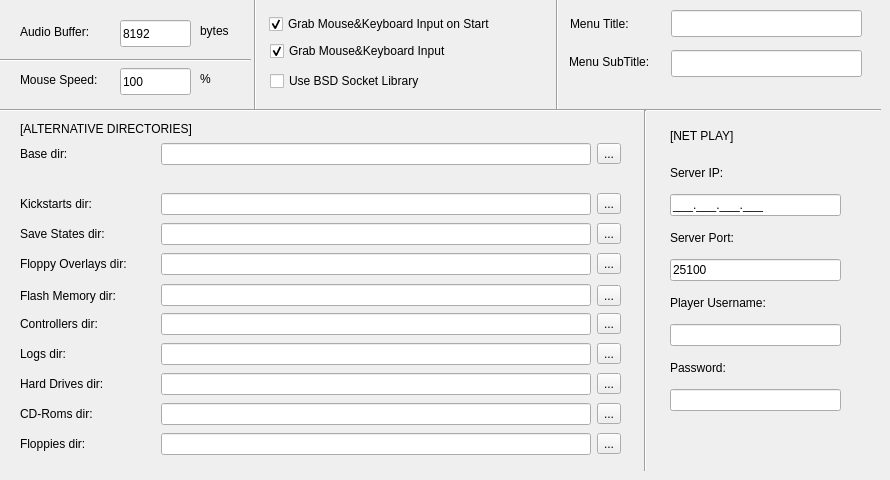
    <widget class="QWidget" name="miscMenu">
     <attribute name="icon">
      <iconset resource="ICO.qrc">
       <normaloff>:/Images/Images/config.png</normaloff>:/Images/Images/config.png</iconset>
     </attribute>
     <attribute name="title">
      <string>Misc</string>
     </attribute>
     <widget class="QLabel" name="bytesLabel">
      <property name="geometry">
       <rect>
        <x>200</x>
        <y>22</y>
        <width>41</width>
        <height>17</height>
       </rect>
      </property>
      <property name="text">
       <string>bytes</string>
      </property>
     </widget>
     <widget class="QLabel" name="audioBufferLabel">
      <property name="geometry">
       <rect>
        <x>20</x>
        <y>23</y>
        <width>101</width>
        <height>17</height>
       </rect>
      </property>
      <property name="text">
       <string>Audio Buffer:</string>
      </property>
     </widget>
     <widget class="QLineEdit" name="audioBufferLineEdit">
      <property name="geometry">
       <rect>
        <x>120</x>
        <y>20</y>
        <width>71</width>
        <height>27</height>
       </rect>
      </property>
      <property name="inputMethodHints">
       <set>Qt::ImhDigitsOnly</set>
      </property>
      <property name="text">
       <string>8192</string>
      </property>
     </widget>
     <widget class="QCheckBox" name="grabMouseCheckBox">
      <property name="geometry">
       <rect>
        <x>269</x>
        <y>13</y>
        <width>281</width>
        <height>22</height>
       </rect>
      </property>
      <property name="text">
       <string>Grab Mouse&amp;&amp;Keyboard Input on Start</string>
      </property>
      <property name="checked">
       <bool>true</bool>
      </property>
      <property name="tristate">
       <bool>false</bool>
      </property>
     </widget>
     <widget class="QCheckBox" name="useBSDCheckBox">
      <property name="geometry">
       <rect>
        <x>270</x>
        <y>70</y>
        <width>191</width>
        <height>22</height>
       </rect>
      </property>
      <property name="text">
       <string>Use BSD Socket Library</string>
      </property>
      <property name="checked">
       <bool>false</bool>
      </property>
      <property name="tristate">
       <bool>false</bool>
      </property>
     </widget>
     <widget class="QLabel" name="alternativeDirectoryLabel">
      <property name="geometry">
       <rect>
        <x>20</x>
        <y>120</y>
        <width>211</width>
        <height>17</height>
       </rect>
      </property>
      <property name="text">
       <string>[ALTERNATIVE DIRECTORIES]</string>
      </property>
     </widget>
     <widget class="QWidget" name="verticalLayoutWidget_45">
      <property name="geometry">
       <rect>
        <x>20</x>
        <y>187</y>
        <width>601</width>
        <height>34</height>
       </rect>
      </property>
      <layout class="QHBoxLayout" name="alternativeKickstartDirPanel">
       <item>
        <widget class="QLabel" name="alternativeKickstartDirLabel">
         <property name="sizePolicy">
          <sizepolicy hsizetype="Minimum" vsizetype="Preferred">
           <horstretch>0</horstretch>
           <verstretch>0</verstretch>
          </sizepolicy>
         </property>
         <property name="maximumSize">
          <size>
           <width>135</width>
           <height>16777215</height>
          </size>
         </property>
         <property name="text">
          <string>Kickstarts dir:</string>
         </property>
        </widget>
       </item>
       <item>
        <widget class="QLineEdit" name="alternativeKickstartDirLineEdit">
         <property name="sizePolicy">
          <sizepolicy hsizetype="Maximum" vsizetype="Fixed">
           <horstretch>0</horstretch>
           <verstretch>0</verstretch>
          </sizepolicy>
         </property>
         <property name="maximumSize">
          <size>
           <width>440</width>
           <height>16777215</height>
          </size>
         </property>
         <property name="text">
          <string/>
         </property>
         <property name="maxLength">
          <number>32000</number>
         </property>
         <property name="readOnly">
          <bool>true</bool>
         </property>
        </widget>
       </item>
       <item>
        <widget class="QToolButton" name="alternativeKickstartDirPushButton">
         <property name="toolTip">
          <string>Select a folder</string>
         </property>
         <property name="text">
          <string>...</string>
         </property>
         <property name="icon">
          <iconset resource="ICO.qrc">
           <normaloff>:/Images/Images/linguist-fileopen.png</normaloff>:/Images/Images/linguist-fileopen.png</iconset>
         </property>
        </widget>
       </item>
      </layout>
     </widget>
     <widget class="QWidget" name="verticalLayoutWidget_46">
      <property name="geometry">
       <rect>
        <x>20</x>
        <y>217</y>
        <width>601</width>
        <height>34</height>
       </rect>
      </property>
      <layout class="QHBoxLayout" name="alernativeSaveStatesDirPanel">
       <item>
        <widget class="QLabel" name="alernativeSaveStatesDirLabel">
         <property name="sizePolicy">
          <sizepolicy hsizetype="Minimum" vsizetype="Preferred">
           <horstretch>0</horstretch>
           <verstretch>0</verstretch>
          </sizepolicy>
         </property>
         <property name="maximumSize">
          <size>
           <width>135</width>
           <height>16777215</height>
          </size>
         </property>
         <property name="text">
          <string>Save States dir:</string>
         </property>
        </widget>
       </item>
       <item>
        <widget class="QLineEdit" name="alternativeSaveStatesDirLineEdit">
         <property name="sizePolicy">
          <sizepolicy hsizetype="Maximum" vsizetype="Fixed">
           <horstretch>0</horstretch>
           <verstretch>0</verstretch>
          </sizepolicy>
         </property>
         <property name="maximumSize">
          <size>
           <width>440</width>
           <height>16777215</height>
          </size>
         </property>
         <property name="text">
          <string/>
         </property>
         <property name="maxLength">
          <number>32000</number>
         </property>
         <property name="readOnly">
          <bool>true</bool>
         </property>
        </widget>
       </item>
       <item>
        <widget class="QToolButton" name="alernativeSaveStatesDirPushButton">
         <property name="toolTip">
          <string>Select a folder</string>
         </property>
         <property name="text">
          <string>...</string>
         </property>
         <property name="icon">
          <iconset resource="ICO.qrc">
           <normaloff>:/Images/Images/linguist-fileopen.png</normaloff>:/Images/Images/linguist-fileopen.png</iconset>
         </property>
        </widget>
       </item>
      </layout>
     </widget>
     <widget class="QWidget" name="verticalLayoutWidget_47">
      <property name="geometry">
       <rect>
        <x>20</x>
        <y>247</y>
        <width>601</width>
        <height>34</height>
       </rect>
      </property>
      <layout class="QHBoxLayout" name="alternativeFloppyOverlaysDirPanel">
       <item>
        <widget class="QLabel" name="alternativeFloppyOverlaysDirLabel">
         <property name="sizePolicy">
          <sizepolicy hsizetype="Minimum" vsizetype="Preferred">
           <horstretch>0</horstretch>
           <verstretch>0</verstretch>
          </sizepolicy>
         </property>
         <property name="maximumSize">
          <size>
           <width>135</width>
           <height>16777215</height>
          </size>
         </property>
         <property name="text">
          <string>Floppy Overlays dir:</string>
         </property>
        </widget>
       </item>
       <item>
        <widget class="QLineEdit" name="alternativeFloppyOverlaysDirLineEdit">
         <property name="sizePolicy">
          <sizepolicy hsizetype="Maximum" vsizetype="Fixed">
           <horstretch>0</horstretch>
           <verstretch>0</verstretch>
          </sizepolicy>
         </property>
         <property name="maximumSize">
          <size>
           <width>440</width>
           <height>16777215</height>
          </size>
         </property>
         <property name="text">
          <string/>
         </property>
         <property name="maxLength">
          <number>32000</number>
         </property>
         <property name="readOnly">
          <bool>true</bool>
         </property>
        </widget>
       </item>
       <item>
        <widget class="QToolButton" name="alternativeFloppyOverlaysDirPushButton">
         <property name="toolTip">
          <string>Select a folder</string>
         </property>
         <property name="text">
          <string>...</string>
         </property>
         <property name="icon">
          <iconset resource="ICO.qrc">
           <normaloff>:/Images/Images/linguist-fileopen.png</normaloff>:/Images/Images/linguist-fileopen.png</iconset>
         </property>
        </widget>
       </item>
      </layout>
     </widget>
     <widget class="QWidget" name="verticalLayoutWidget_48">
      <property name="geometry">
       <rect>
        <x>20</x>
        <y>280</y>
        <width>601</width>
        <height>31</height>
       </rect>
      </property>
      <layout class="QHBoxLayout" name="alternativeFlashMemoryDirPanel">
       <item>
        <widget class="QLabel" name="alternativeFlashMemoryDirLabel">
         <property name="sizePolicy">
          <sizepolicy hsizetype="Minimum" vsizetype="Preferred">
           <horstretch>0</horstretch>
           <verstretch>0</verstretch>
          </sizepolicy>
         </property>
         <property name="maximumSize">
          <size>
           <width>135</width>
           <height>16777215</height>
          </size>
         </property>
         <property name="text">
          <string>Flash Memory dir:</string>
         </property>
        </widget>
       </item>
       <item>
        <widget class="QLineEdit" name="alternativeFlashMemoryLineDirEdit">
         <property name="sizePolicy">
          <sizepolicy hsizetype="Maximum" vsizetype="Fixed">
           <horstretch>0</horstretch>
           <verstretch>0</verstretch>
          </sizepolicy>
         </property>
         <property name="maximumSize">
          <size>
           <width>440</width>
           <height>16777215</height>
          </size>
         </property>
         <property name="text">
          <string/>
         </property>
         <property name="maxLength">
          <number>32000</number>
         </property>
         <property name="readOnly">
          <bool>true</bool>
         </property>
        </widget>
       </item>
       <item>
        <widget class="QToolButton" name="alternativeFlashMemoryDirPushButton">
         <property name="toolTip">
          <string>Select a folder</string>
         </property>
         <property name="text">
          <string>...</string>
         </property>
         <property name="icon">
          <iconset resource="ICO.qrc">
           <normaloff>:/Images/Images/linguist-fileopen.png</normaloff>:/Images/Images/linguist-fileopen.png</iconset>
         </property>
        </widget>
       </item>
      </layout>
     </widget>
     <widget class="QWidget" name="verticalLayoutWidget_49">
      <property name="geometry">
       <rect>
        <x>20</x>
        <y>307</y>
        <width>601</width>
        <height>34</height>
       </rect>
      </property>
      <layout class="QHBoxLayout" name="alternativeControllersDirPanel">
       <item>
        <widget class="QLabel" name="alternativeControllersDirLabel">
         <property name="sizePolicy">
          <sizepolicy hsizetype="Minimum" vsizetype="Preferred">
           <horstretch>0</horstretch>
           <verstretch>0</verstretch>
          </sizepolicy>
         </property>
         <property name="maximumSize">
          <size>
           <width>135</width>
           <height>16777215</height>
          </size>
         </property>
         <property name="text">
          <string>Controllers dir:</string>
         </property>
        </widget>
       </item>
       <item>
        <widget class="QLineEdit" name="alternativeControllersDirLineEdit">
         <property name="sizePolicy">
          <sizepolicy hsizetype="Maximum" vsizetype="Fixed">
           <horstretch>0</horstretch>
           <verstretch>0</verstretch>
          </sizepolicy>
         </property>
         <property name="maximumSize">
          <size>
           <width>440</width>
           <height>16777215</height>
          </size>
         </property>
         <property name="text">
          <string/>
         </property>
         <property name="maxLength">
          <number>32000</number>
         </property>
         <property name="readOnly">
          <bool>true</bool>
         </property>
        </widget>
       </item>
       <item>
        <widget class="QToolButton" name="alternativeControllersDirPushButton">
         <property name="toolTip">
          <string>Select a folder</string>
         </property>
         <property name="text">
          <string>...</string>
         </property>
         <property name="icon">
          <iconset resource="ICO.qrc">
           <normaloff>:/Images/Images/linguist-fileopen.png</normaloff>:/Images/Images/linguist-fileopen.png</iconset>
         </property>
        </widget>
       </item>
      </layout>
     </widget>
     <widget class="QWidget" name="verticalLayoutWidget_50">
      <property name="geometry">
       <rect>
        <x>20</x>
        <y>337</y>
        <width>601</width>
        <height>34</height>
       </rect>
      </property>
      <layout class="QHBoxLayout" name="alternativeLogsDirPanel">
       <item>
        <widget class="QLabel" name="alternativeLogsDirLabel">
         <property name="sizePolicy">
          <sizepolicy hsizetype="Minimum" vsizetype="Preferred">
           <horstretch>0</horstretch>
           <verstretch>0</verstretch>
          </sizepolicy>
         </property>
         <property name="maximumSize">
          <size>
           <width>135</width>
           <height>16777215</height>
          </size>
         </property>
         <property name="text">
          <string>Logs dir:</string>
         </property>
        </widget>
       </item>
       <item>
        <widget class="QLineEdit" name="alternativeLogsDirLineEdit">
         <property name="sizePolicy">
          <sizepolicy hsizetype="Maximum" vsizetype="Fixed">
           <horstretch>0</horstretch>
           <verstretch>0</verstretch>
          </sizepolicy>
         </property>
         <property name="maximumSize">
          <size>
           <width>440</width>
           <height>16777215</height>
          </size>
         </property>
         <property name="text">
          <string/>
         </property>
         <property name="maxLength">
          <number>32000</number>
         </property>
         <property name="readOnly">
          <bool>true</bool>
         </property>
        </widget>
       </item>
       <item>
        <widget class="QToolButton" name="alternativeLogsDirPushButton">
         <property name="toolTip">
          <string>Select a folder</string>
         </property>
         <property name="text">
          <string>...</string>
         </property>
         <property name="icon">
          <iconset resource="ICO.qrc">
           <normaloff>:/Images/Images/linguist-fileopen.png</normaloff>:/Images/Images/linguist-fileopen.png</iconset>
         </property>
        </widget>
       </item>
      </layout>
     </widget>
     <widget class="QWidget" name="verticalLayoutWidget_51">
      <property name="geometry">
       <rect>
        <x>20</x>
        <y>367</y>
        <width>601</width>
        <height>34</height>
       </rect>
      </property>
      <layout class="QHBoxLayout" name="alternativeHardDrivesDirPanel">
       <item>
        <widget class="QLabel" name="alternativeHardDrivesDirLabel">
         <property name="sizePolicy">
          <sizepolicy hsizetype="Minimum" vsizetype="Preferred">
           <horstretch>0</horstretch>
           <verstretch>0</verstretch>
          </sizepolicy>
         </property>
         <property name="maximumSize">
          <size>
           <width>135</width>
           <height>16777215</height>
          </size>
         </property>
         <property name="text">
          <string>Hard Drives dir:</string>
         </property>
        </widget>
       </item>
       <item>
        <widget class="QLineEdit" name="alternativeHardDrivesDirLineEdit">
         <property name="sizePolicy">
          <sizepolicy hsizetype="Maximum" vsizetype="Fixed">
           <horstretch>0</horstretch>
           <verstretch>0</verstretch>
          </sizepolicy>
         </property>
         <property name="maximumSize">
          <size>
           <width>440</width>
           <height>16777215</height>
          </size>
         </property>
         <property name="text">
          <string/>
         </property>
         <property name="maxLength">
          <number>32000</number>
         </property>
         <property name="readOnly">
          <bool>true</bool>
         </property>
        </widget>
       </item>
       <item>
        <widget class="QToolButton" name="alternativeHardDrivesDirPushButton">
         <property name="toolTip">
          <string>Select a folder</string>
         </property>
         <property name="text">
          <string>...</string>
         </property>
         <property name="icon">
          <iconset resource="ICO.qrc">
           <normaloff>:/Images/Images/linguist-fileopen.png</normaloff>:/Images/Images/linguist-fileopen.png</iconset>
         </property>
        </widget>
       </item>
      </layout>
     </widget>
     <widget class="QWidget" name="verticalLayoutWidget_52">
      <property name="geometry">
       <rect>
        <x>20</x>
        <y>397</y>
        <width>601</width>
        <height>34</height>
       </rect>
      </property>
      <layout class="QHBoxLayout" name="alternativeCdromsDirPanel">
       <item>
        <widget class="QLabel" name="alternativeCdromsDirLabel">
         <property name="sizePolicy">
          <sizepolicy hsizetype="Minimum" vsizetype="Preferred">
           <horstretch>0</horstretch>
           <verstretch>0</verstretch>
          </sizepolicy>
         </property>
         <property name="maximumSize">
          <size>
           <width>135</width>
           <height>16777215</height>
          </size>
         </property>
         <property name="text">
          <string>CD-Roms dir:</string>
         </property>
        </widget>
       </item>
       <item>
        <widget class="QLineEdit" name="alternativeCdromsDirLineEdit">
         <property name="sizePolicy">
          <sizepolicy hsizetype="Maximum" vsizetype="Fixed">
           <horstretch>0</horstretch>
           <verstretch>0</verstretch>
          </sizepolicy>
         </property>
         <property name="maximumSize">
          <size>
           <width>440</width>
           <height>16777215</height>
          </size>
         </property>
         <property name="text">
          <string/>
         </property>
         <property name="maxLength">
          <number>32000</number>
         </property>
         <property name="readOnly">
          <bool>true</bool>
         </property>
        </widget>
       </item>
       <item>
        <widget class="QToolButton" name="alternativeCdromsDirPushButton">
         <property name="toolTip">
          <string>Select a folder</string>
         </property>
         <property name="text">
          <string>...</string>
         </property>
         <property name="icon">
          <iconset resource="ICO.qrc">
           <normaloff>:/Images/Images/linguist-fileopen.png</normaloff>:/Images/Images/linguist-fileopen.png</iconset>
         </property>
        </widget>
       </item>
      </layout>
     </widget>
     <widget class="QWidget" name="verticalLayoutWidget_53">
      <property name="geometry">
       <rect>
        <x>20</x>
        <y>427</y>
        <width>601</width>
        <height>34</height>
       </rect>
      </property>
      <layout class="QHBoxLayout" name="alternativeFloppiesDirPanel">
       <item>
        <widget class="QLabel" name="alternativeFloppiesDirLabel">
         <property name="sizePolicy">
          <sizepolicy hsizetype="Minimum" vsizetype="Preferred">
           <horstretch>0</horstretch>
           <verstretch>0</verstretch>
          </sizepolicy>
         </property>
         <property name="maximumSize">
          <size>
           <width>135</width>
           <height>16777215</height>
          </size>
         </property>
         <property name="text">
          <string>Floppies dir:</string>
         </property>
        </widget>
       </item>
       <item>
        <widget class="QLineEdit" name="alternativeFloppiesDirLineEdit">
         <property name="sizePolicy">
          <sizepolicy hsizetype="Maximum" vsizetype="Fixed">
           <horstretch>0</horstretch>
           <verstretch>0</verstretch>
          </sizepolicy>
         </property>
         <property name="maximumSize">
          <size>
           <width>440</width>
           <height>16777215</height>
          </size>
         </property>
         <property name="text">
          <string/>
         </property>
         <property name="maxLength">
          <number>32000</number>
         </property>
         <property name="readOnly">
          <bool>true</bool>
         </property>
        </widget>
       </item>
       <item>
        <widget class="QToolButton" name="alternativeFloppiesDirPushButton">
         <property name="toolTip">
          <string>Select a folder</string>
         </property>
         <property name="text">
          <string>...</string>
         </property>
         <property name="icon">
          <iconset resource="ICO.qrc">
           <normaloff>:/Images/Images/linguist-fileopen.png</normaloff>:/Images/Images/linguist-fileopen.png</iconset>
         </property>
        </widget>
       </item>
      </layout>
     </widget>
     <widget class="QLabel" name="menuTitleLabel">
      <property name="geometry">
       <rect>
        <x>570</x>
        <y>15</y>
        <width>101</width>
        <height>17</height>
       </rect>
      </property>
      <property name="text">
       <string>Menu Title:</string>
      </property>
     </widget>
     <widget class="QLineEdit" name="menuTitleLineEdit">
      <property name="geometry">
       <rect>
        <x>671</x>
        <y>10</y>
        <width>191</width>
        <height>27</height>
       </rect>
      </property>
      <property name="text">
       <string/>
      </property>
     </widget>
     <widget class="QLineEdit" name="menuSubtitleLineEdit">
      <property name="geometry">
       <rect>
        <x>671</x>
        <y>50</y>
        <width>191</width>
        <height>27</height>
       </rect>
      </property>
      <property name="text">
       <string/>
      </property>
     </widget>
     <widget class="QLabel" name="menuSubtitleLabel">
      <property name="geometry">
       <rect>
        <x>569</x>
        <y>53</y>
        <width>101</width>
        <height>17</height>
       </rect>
      </property>
      <property name="text">
       <string>Menu SubTitle:</string>
      </property>
     </widget>
     <widget class="QWidget" name="verticalLayoutWidget_54">
      <property name="geometry">
       <rect>
        <x>20</x>
        <y>137</y>
        <width>601</width>
        <height>34</height>
       </rect>
      </property>
      <layout class="QHBoxLayout" name="alternativeBaseDirPanel">
       <item>
        <widget class="QLabel" name="alternativeBaseDirLabel">
         <property name="sizePolicy">
          <sizepolicy hsizetype="Minimum" vsizetype="Preferred">
           <horstretch>0</horstretch>
           <verstretch>0</verstretch>
          </sizepolicy>
         </property>
         <property name="maximumSize">
          <size>
           <width>135</width>
           <height>16777215</height>
          </size>
         </property>
         <property name="text">
          <string>Base dir:</string>
         </property>
        </widget>
       </item>
       <item>
        <widget class="QLineEdit" name="alternativeBaseDirLineEdit">
         <property name="sizePolicy">
          <sizepolicy hsizetype="Maximum" vsizetype="Fixed">
           <horstretch>0</horstretch>
           <verstretch>0</verstretch>
          </sizepolicy>
         </property>
         <property name="maximumSize">
          <size>
           <width>440</width>
           <height>16777215</height>
          </size>
         </property>
         <property name="text">
          <string/>
         </property>
         <property name="maxLength">
          <number>32000</number>
         </property>
         <property name="readOnly">
          <bool>true</bool>
         </property>
        </widget>
       </item>
       <item>
        <widget class="QToolButton" name="alternativeBaseDirPushButton">
         <property name="toolTip">
          <string>Select a folder</string>
         </property>
         <property name="text">
          <string>...</string>
         </property>
         <property name="icon">
          <iconset resource="ICO.qrc">
           <normaloff>:/Images/Images/linguist-fileopen.png</normaloff>:/Images/Images/linguist-fileopen.png</iconset>
         </property>
        </widget>
       </item>
      </layout>
     </widget>
     <widget class="QWidget" name="layoutWidget14">
      <property name="geometry">
       <rect>
        <x>670</x>
        <y>120</y>
        <width>171</width>
        <height>291</height>
       </rect>
      </property>
      <layout class="QVBoxLayout" name="netPlayPanel">
       <item>
        <widget class="QLabel" name="netPlayLabel">
         <property name="text">
          <string>[NET PLAY]</string>
         </property>
        </widget>
       </item>
       <item>
        <widget class="QLabel" name="serverIPLabel">
         <property name="text">
          <string>Server IP:</string>
         </property>
        </widget>
       </item>
       <item>
        <widget class="QLineEdit" name="serverIPLineEdit">
         <property name="inputMask">
          <string>000.000.000.000;_</string>
         </property>
         <property name="text">
          <string>...</string>
         </property>
        </widget>
       </item>
       <item>
        <widget class="QLabel" name="serverPortLabel">
         <property name="text">
          <string>Server Port:</string>
         </property>
        </widget>
       </item>
       <item>
        <widget class="QLineEdit" name="serverPortLineEdit">
         <property name="text">
          <string>25100</string>
         </property>
        </widget>
       </item>
       <item>
        <widget class="QLabel" name="playerUsernameLabel">
         <property name="text">
          <string>Player Username:</string>
         </property>
        </widget>
       </item>
       <item>
        <widget class="QLineEdit" name="playerUsernameLineEdit">
         <property name="text">
          <string/>
         </property>
        </widget>
       </item>
       <item>
        <widget class="QLabel" name="passwordLabel">
         <property name="text">
          <string>Password:</string>
         </property>
        </widget>
       </item>
       <item>
        <widget class="QLineEdit" name="playerPasswordLineEdit">
         <property name="text">
          <string/>
         </property>
         <property name="echoMode">
          <enum>QLineEdit::Normal</enum>
         </property>
        </widget>
       </item>
      </layout>
     </widget>
     <widget class="QCheckBox" name="grabMouseAutoCheckBox">
      <property name="geometry">
       <rect>
        <x>270</x>
        <y>40</y>
        <width>271</width>
        <height>22</height>
       </rect>
      </property>
      <property name="text">
       <string>Grab Mouse&amp;&amp;Keyboard Input</string>
      </property>
      <property name="checked">
       <bool>true</bool>
      </property>
      <property name="tristate">
       <bool>false</bool>
      </property>
     </widget>
     <widget class="Line" name="line_7">
      <property name="geometry">
       <rect>
        <x>0</x>
        <y>102</y>
        <width>881</width>
        <height>16</height>
       </rect>
      </property>
      <property name="orientation">
       <enum>Qt::Horizontal</enum>
      </property>
     </widget>
     <widget class="Line" name="line_8">
      <property name="geometry">
       <rect>
        <x>245</x>
        <y>-1</y>
        <width>20</width>
        <height>111</height>
       </rect>
      </property>
      <property name="orientation">
       <enum>Qt::Vertical</enum>
      </property>
     </widget>
     <widget class="Line" name="line_9">
      <property name="geometry">
       <rect>
        <x>547</x>
        <y>-1</y>
        <width>20</width>
        <height>111</height>
       </rect>
      </property>
      <property name="orientation">
       <enum>Qt::Vertical</enum>
      </property>
     </widget>
     <widget class="Line" name="line_10">
      <property name="geometry">
       <rect>
        <x>635</x>
        <y>110</y>
        <width>20</width>
        <height>361</height>
       </rect>
      </property>
      <property name="orientation">
       <enum>Qt::Vertical</enum>
      </property>
     </widget>
     <widget class="QLabel" name="mouseSpeedLabel">
      <property name="geometry">
       <rect>
        <x>20</x>
        <y>71</y>
        <width>101</width>
        <height>17</height>
       </rect>
      </property>
      <property name="text">
       <string>Mouse Speed:</string>
      </property>
     </widget>
     <widget class="QLineEdit" name="mouseSpeedLineEdit">
      <property name="geometry">
       <rect>
        <x>120</x>
        <y>68</y>
        <width>71</width>
        <height>27</height>
       </rect>
      </property>
      <property name="inputMethodHints">
       <set>Qt::ImhDigitsOnly</set>
      </property>
      <property name="text">
       <string>100</string>
      </property>
     </widget>
     <widget class="QLabel" name="mouseSpeedLabel2">
      <property name="geometry">
       <rect>
        <x>200</x>
        <y>70</y>
        <width>41</width>
        <height>17</height>
       </rect>
      </property>
      <property name="text">
       <string>%</string>
      </property>
     </widget>
     <widget class="Line" name="line_25">
      <property name="geometry">
       <rect>
        <x>0</x>
        <y>50</y>
        <width>251</width>
        <height>20</height>
       </rect>
      </property>
      <property name="orientation">
       <enum>Qt::Horizontal</enum>
      </property>
     </widget>
    </widget>
